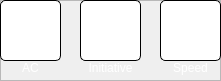
     <widget class="QFrame" name="frame_3">
      <property name="geometry">
       <rect>
        <x>300</x>
        <y>100</y>
        <width>221</width>
        <height>81</height>
       </rect>
      </property>
      <property name="frameShape">
       <enum>QFrame::StyledPanel</enum>
      </property>
      <property name="frameShadow">
       <enum>QFrame::Raised</enum>
      </property>
      <widget class="QLineEdit" name="Initiative">
       <property name="geometry">
        <rect>
         <x>80</x>
         <y>0</y>
         <width>61</width>
         <height>61</height>
        </rect>
       </property>
       <property name="font">
        <font>
         <pointsize>12</pointsize>
        </font>
       </property>
       <property name="styleSheet">
        <string notr="true"> background-color: white;
 border-style: solid;
 border-width:1px;
 border-radius:5px;
 border-color: black;</string>
       </property>
       <property name="text">
        <string/>
       </property>
       <property name="maxLength">
        <number>3</number>
       </property>
       <property name="alignment">
        <set>Qt::AlignCenter</set>
       </property>
      </widget>
      <widget class="QLabel" name="label_25">
       <property name="geometry">
        <rect>
         <x>160</x>
         <y>60</y>
         <width>61</width>
         <height>16</height>
        </rect>
       </property>
       <property name="styleSheet">
        <string notr="true">color: rgb(255, 255, 255);</string>
       </property>
       <property name="text">
        <string>Speed</string>
       </property>
       <property name="alignment">
        <set>Qt::AlignCenter</set>
       </property>
      </widget>
      <widget class="QLineEdit" name="ArmourClass">
       <property name="geometry">
        <rect>
         <x>0</x>
         <y>0</y>
         <width>61</width>
         <height>61</height>
        </rect>
       </property>
       <property name="font">
        <font>
         <pointsize>12</pointsize>
        </font>
       </property>
       <property name="styleSheet">
        <string notr="true"> background-color: white;
 border-style: solid;
 border-width:1px;
 border-radius:5px;
 border-color: black;</string>
       </property>
       <property name="text">
        <string/>
       </property>
       <property name="maxLength">
        <number>2</number>
       </property>
       <property name="alignment">
        <set>Qt::AlignCenter</set>
       </property>
      </widget>
      <widget class="QLineEdit" name="Speed">
       <property name="geometry">
        <rect>
         <x>160</x>
         <y>0</y>
         <width>61</width>
         <height>61</height>
        </rect>
       </property>
       <property name="font">
        <font>
         <pointsize>12</pointsize>
        </font>
       </property>
       <property name="styleSheet">
        <string notr="true"> background-color: white;
 border-style: solid;
 border-width:1px;
 border-radius:5px;
 border-color: black;</string>
       </property>
       <property name="text">
        <string/>
       </property>
       <property name="maxLength">
        <number>5</number>
       </property>
       <property name="alignment">
        <set>Qt::AlignCenter</set>
       </property>
      </widget>
      <widget class="QLabel" name="label_24">
       <property name="geometry">
        <rect>
         <x>80</x>
         <y>60</y>
         <width>61</width>
         <height>16</height>
        </rect>
       </property>
       <property name="styleSheet">
        <string notr="true">color: rgb(255, 255, 255);</string>
       </property>
       <property name="text">
        <string>Initiative</string>
       </property>
       <property name="alignment">
        <set>Qt::AlignCenter</set>
       </property>
      </widget>
      <widget class="QLabel" name="label_23">
       <property name="geometry">
        <rect>
         <x>0</x>
         <y>60</y>
         <width>61</width>
         <height>16</height>
        </rect>
       </property>
       <property name="styleSheet">
        <string notr="true">color: rgb(255, 255, 255);</string>
       </property>
       <property name="text">
        <string>AC</string>
       </property>
       <property name="alignment">
        <set>Qt::AlignCenter</set>
       </property>
      </widget>
      <zorder>label_25</zorder>
      <zorder>label_24</zorder>
      <zorder>label_23</zorder>
      <zorder>Initiative</zorder>
      <zorder>ArmourClass</zorder>
      <zorder>Speed</zorder>
     </widget>
